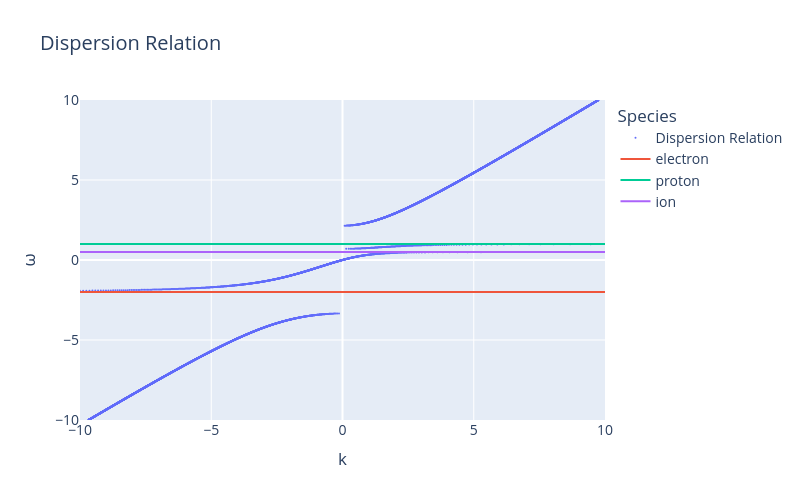

Here is the notebook cell this chart was saved with:
### Code cell
# same plot using plotly
#omega-k plot
omega_min, omega_max = -10.0, 10.0
omega_values = np.linspace(omega_min, omega_max, 10000)


fig=go.Figure()
fig.add_trace(go.Scatter(x=omega_values*np.sqrt(L(omega_values, omega_ps, Omega_s)), y=omega_values, mode='markers', name='Dispersion Relation', marker=dict(size=2)))
for i in range(len(charge)):
    fig.add_trace(go.Scatter(x=[-50, 50], y=[Omega_s[i], Omega_s[i]], mode='lines', name=f"{names[i]}",
                                # line=dict(dash='dash', width=1.5, color=f"C{i+1}")
                                ))
    
fig.update_layout(
    title="Dispersion Relation",
    xaxis_title="k",
    yaxis_title="ω",
    legend_title="Species",
    font=dict(size=14),
    width=800,
    height=500
)
# add axes limits
fig.update_xaxes(range=[-10, 10], autorange=False)
fig.update_yaxes(range=[-10, 10], autorange=False)
fig.show()

### Figure 1 — Plotly figure (JSON) as saved in the notebook; plotly's stock layout.template omitted (floating-point values rounded to 4 significant figures; data arrays with more than 128 entries replaced by an {"elided": "..."} marker saying what was removed)
{"data": [{"marker": {"size": 2}, "mode": "markers", "name": "Dispersion Relation", "type": "scatter", "x": {"elided": "10000 float values"}, "y": {"elided": "10000 float values"}}, {"mode": "lines", "name": "electron", "type": "scatter", "x": [-50, 50], "y": [-2, -2]}, {"mode": "lines", "name": "proton", "type": "scatter", "x": [-50, 50], "y": [1, 1]}, {"mode": "lines", "name": "ion", "type": "scatter", "x": [-50, 50], "y": [0.5, 0.5]}], "layout": {"font": {"size": 14}, "height": 500, "legend": {"title": {"text": "Species"}}, "title": {"text": "Dispersion Relation"}, "width": 800, "xaxis": {"autorange": false, "range": [-10, 10], "title": {"text": "k"}}, "yaxis": {"autorange": false, "range": [-10, 10], "title": {"text": "ω"}}}}
